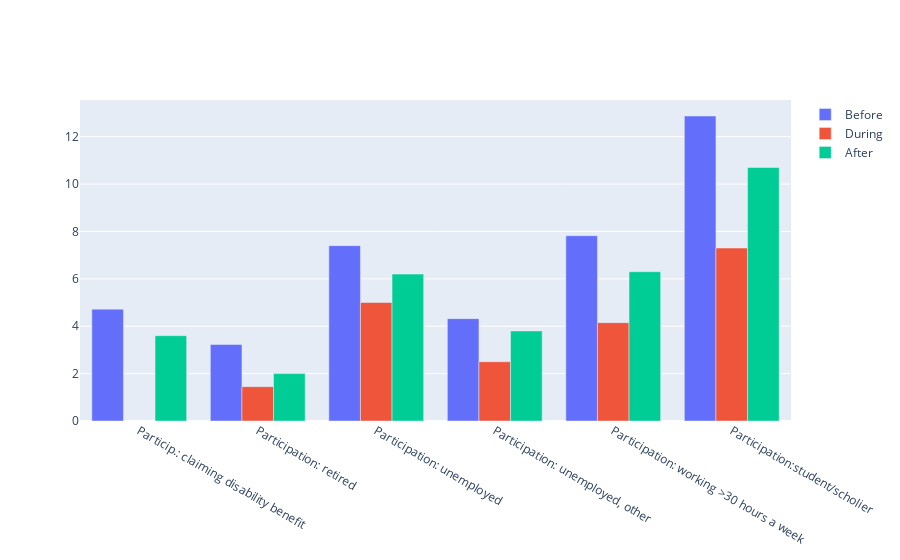

The notebook cell this image was saved under:
### Code cell
draw_bar(aver_upt)

### Figure 1 — Plotly figure (JSON) as saved in the notebook; plotly's stock layout.template omitted (floating-point values rounded to 4 significant figures)
{"data": [{"name": "Before", "type": "bar", "x": ["Particip.: claiming disability benefit", "Participation: retired", "Participation: unemployed", "Participation: unemployed, other", "Participation: working >30 hours a week", "Participation:student/scholier"], "xaxis": "x", "y": [4.72, 3.23, 7.4, 4.32, 7.82, 12.87], "yaxis": "y"}, {"name": "During", "type": "bar", "x": ["Particip.: claiming disability benefit", "Participation: retired", "Participation: unemployed", "Participation: unemployed, other", "Participation: working >30 hours a week", "Participation:student/scholier"], "xaxis": "x", "y": [null, 1.45, 5, 2.5, 4.15, 7.3], "yaxis": "y"}, {"name": "After", "type": "bar", "x": ["Particip.: claiming disability benefit", "Participation: retired", "Participation: unemployed", "Participation: unemployed, other", "Participation: working >30 hours a week", "Participation:student/scholier"], "xaxis": "x", "y": [3.6, 2, 6.2, 3.8, 6.3, 10.7], "yaxis": "y"}], "layout": {"barmode": "group", "xaxis": {"anchor": "y", "domain": [0, 1]}, "yaxis": {"anchor": "x", "domain": [0, 1]}}}
